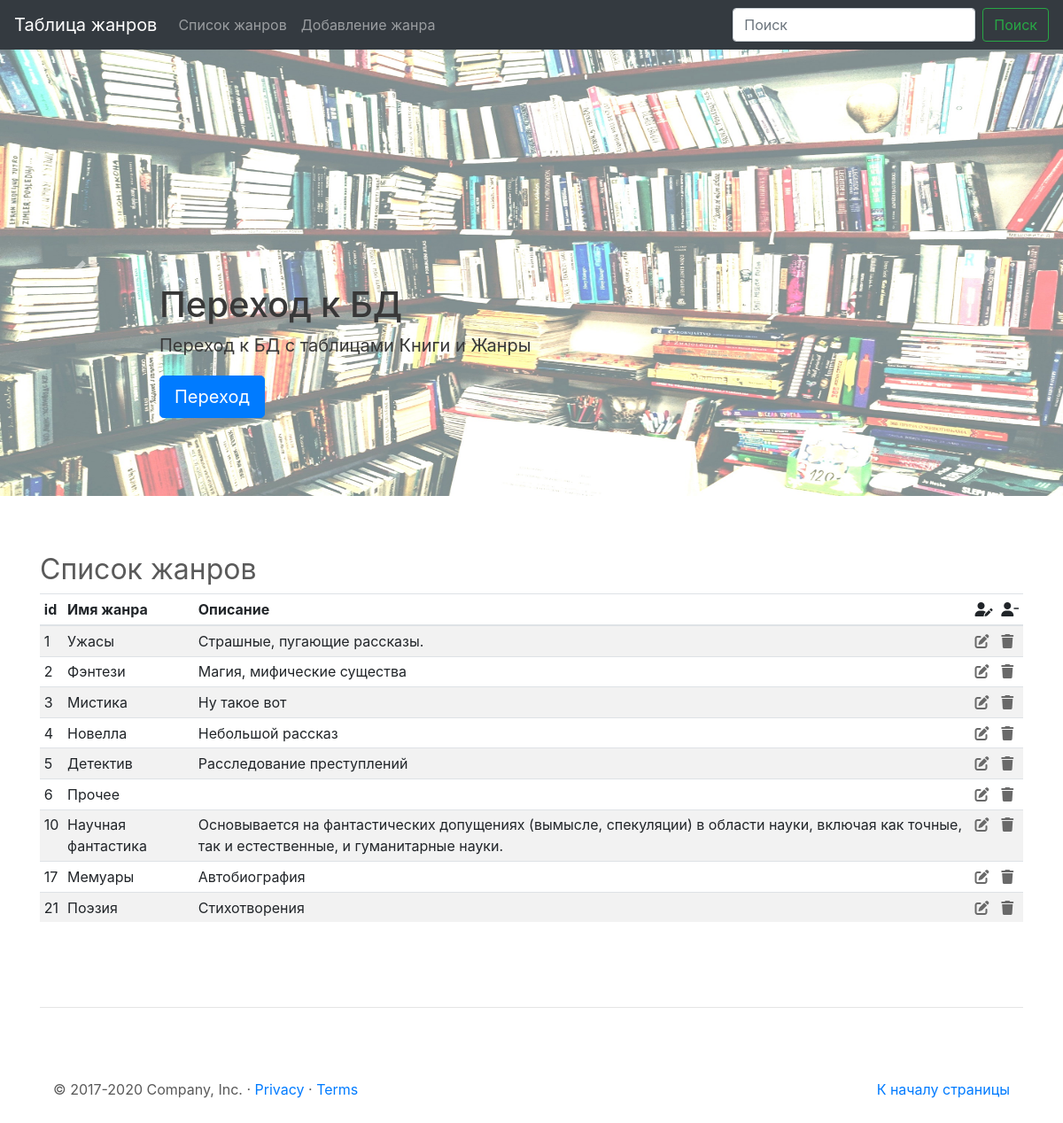
/main/, run on the app's committed database.
### bookapp/models.py (models this page shows, shortened)
class Genre(models.Model):
    name = models.CharField(
        verbose_name='Название жанра',
        max_length= 100
    )
    description = models.TextField(
        verbose_name='Описание жанра',
        null=True, # БД позволяет хранить поле пустым
        blank=True, # сигнал Djange, что поле мб пустым
        help_text='Поле может быть пустым'
    )

### bookapp/views.py (the view)
# urls.py: path('main/', GenreView.as_view()), # стартовая страница
class GenreView(ListView):
    template_name = 'bookapp/list_genre.html'
    context_object_name = 'genre_list'
    model = Genre

### bookapp/templates/bookapp/list_genre.html (shortened to what this page needs)
{% load static %}
<!doctype html>
<html lang="ru">
    <head>
        <link rel="stylesheet" href="https://stackpath.bootstrapcdn.com/bootstrap/4.5.0/css/bootstrap.min.css">
        <link href="{% static 'css/carousel.css' %} " rel="stylesheet">
    </head>
    <body>
        <header>
            <nav class="navbar navbar-expand-md navbar-dark fixed-top bg-dark">
                <a class="navbar-brand" href="#list-genre">Таблица жанров</a>
                <div class="collapse navbar-collapse" id="navbarCollapse">
                    <ul class="navbar-nav mr-auto">
                        <li class="nav-item">
                        <a class="nav-link" href="#list-genre">Список жанров<span class="sr-only">(current)</span></a>
                        </li>
                        <li class="nav-item">
                        <a class="nav-link" href="/create/">Добавление жанра</a>
                        </li>
                    </ul>
                    <form class="form-inline mt-2 mt-md-0">
                        <input class="form-control mr-sm-2" type="text" placeholder="Поиск" aria-label="Search">
                        <button class="btn btn-outline-success my-2 my-sm-0" type="submit">Поиск</button>
                    </form>
                </div>
            </nav>
        </header>
        <main role="main">
        <div id="myCarousel" class="carousel slide" data-ride="carousel">
            <ol class="carousel-indicators">
                <li data-target="#myCarousel" data-slide-to="0" class="active"></li>
                <li data-target="#myCarousel" data-slide-to="1"></li>
                <li data-target="#myCarousel" data-slide-to="2"></li>
            </ol>
            <div class="carousel-inner">
                <div class="carousel-item active">
                    <img src="{% static 'img/favicons/books-table.jpg' %}" alt="">
                    <div class="container">
                        <div class="carousel-caption text-left">
                            <h1 style="color:#383838">Переход к БД</h1>
                            <p style="color:#383838">Переход к БД с таблицами Книги и Жанры</p>
                            <p><a class="btn btn-lg btn-primary" href="/admin/bookapp/" target=_blank role="button">Переход</a></p>
                        </div>
                    </div>
                </div>
            </div>
            <a class="carousel-control-prev" href="#myCarousel" role="button" data-slide="prev">
                <span class="carousel-control-prev-icon" aria-hidden="true"></span>
            </a>
            <a class="carousel-control-next" href="#myCarousel" role="button" data-slide="next">
                <span class="carousel-control-next-icon" aria-hidden="true"></span>
            </a>
        </div>
        <div class="container marketing">
            <h2 id="list-genre">Список жанров</h2>
            <div class="table-responsive">
                <table class="table table-striped table-sm">
                <thead>
                    <tr>
                    <th>id</th>
                    <th>Имя жанра</th>
                    <th>Описание</th>
                    <th><i class="fas fa-user-edit"></i></th>
                    <th><i class="fas fa-user-minus"></i></th>
                    </tr>
                </thead>
                <tbody>
                    {% for genre in genre_list %}
                <tr>
                    <td>{{ genre.pk }}</td>
                    <td>{{ genre.name }}</td>
                    <td>{{ genre.description }}</td>
                    <td><a href="/update/{{ genre.pk }}" title="редактировать"><i style="color:#696969" class="fas fa-edit"></i></a></td>
                    <td><a href="/deletegenre/{{ genre.pk }}" title="удалить"><i style="color:#696969" class="fas fa-trash"></i></a></td>
                </tr>
                {% endfor %}
                </tbody>
                </table>
            </div>
        <hr class="featurette-divider">
        <footer class="container">
            <p class="float-right"><a href="#">К началу страницы</a></p>
            <p>&copy; 2017-2020 Company, Inc. &middot; <a href="#">Privacy</a> &middot; <a href="#">Terms</a></p>
        </footer>
        </main>
    </body>
</html>

### static/css/carousel.css (style rules this page uses)
body { padding-top: 3rem; padding-bottom: 3rem; color: #5a5a5a; }
.carousel { margin-bottom: 4rem; }
.carousel-caption { bottom: 3rem; z-index: 10; }
.carousel-item { height: 32rem; }
.carousel-item > img { position: absolute; top: 0; left: 0; min-width: 100%; height: 32rem; }
.marketing h2 { font-weight: 400; }
.featurette-divider { margin: 5rem 0; }
@media (min-width: 40em) { .carousel-caption p { margin-bottom: 1.25rem; font-size: 1.25rem; line-height: 1.4; } }

### data on the page
Genre: pk "1", name "Ужасы", description "Страшные, пугающие рассказы."
Genre: pk "2", name "Фэнтези", description "Магия, мифические существа"
Genre: pk "3", name "Мистика", description "Ну такое вот"
Genre: pk "4", name "Новелла", description "Небольшой рассказ"
Genre: pk "5", name "Детектив", description "Расследование преступлений"
Genre: pk "6", name "Прочее"
Genre: pk "10", name "Научная фантастика", description "Основывается на фантастических допущениях (вымысле, спекуляции) в области науки, включая как точные, так и естественные, и гуманитарные науки."
Genre: pk "17", name "Мемуары", description "Автобиография"
Genre: pk "21", name "Поэзия", description "Стихотворения"
